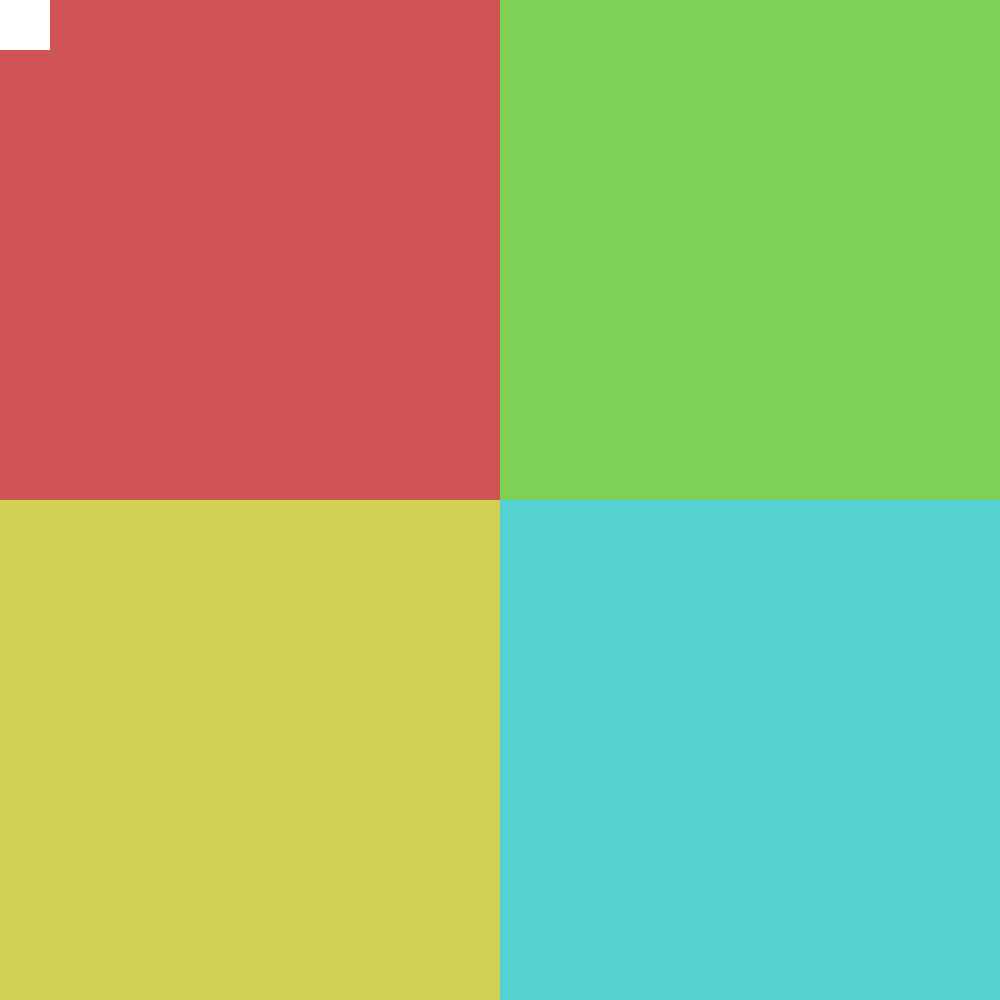
Frame 1 (no input)
Frame 60 (the mouse pressed at the canvas centre just before this capture): identical to frame 1, image omitted
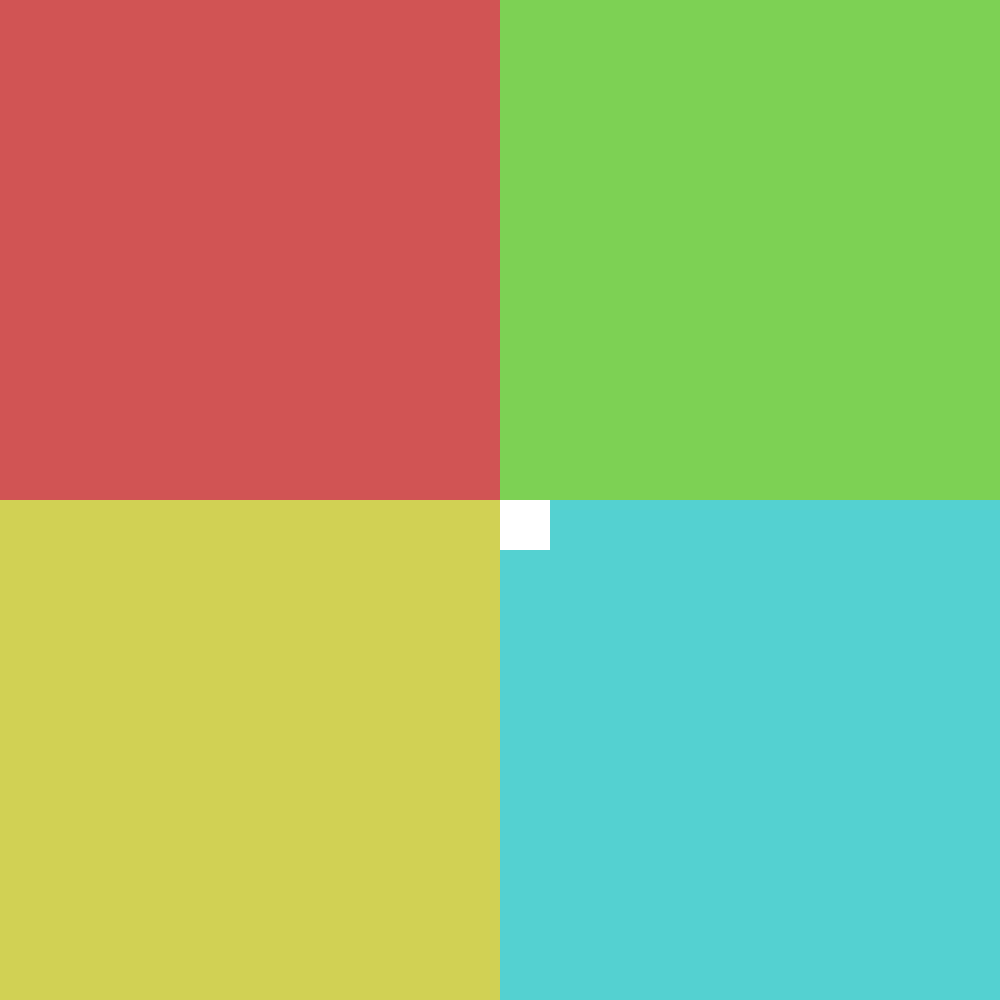
Frame 120 (the mouse held since frame 60 and released just before this capture)

The Processing sketch that drew these frames (run headless with seeded random() and noise(); from frame 60 on, the mouse is pressed at the canvas centre):

// Processing sketch: TrentTDrawing
// ── TrentTDrawing.pde
int funky = 100;
int jazzy = 30;
int sexy = 60;
int sassy = 50;

void setup(){
 size(1000,1000);
 smooth();
 
}

void draw(){

  fill(#d15454);
  noStroke();
  rect(0,0,width/2,height/2);
  
  fill(#54d1d1);
  noStroke();
  rect(width/2,height/2,width/2,height/2);
  
  fill(#7dd154);
  noStroke();
  rect(width/2,0,width/2,height/2);
  
  fill(#d1d154);
  noStroke();
  rect(0,height/2,width/2,height/2);

  if(mouseX > width/2){
    fill(255);
    ellipse(mouseX, mouseY, funky,funky);
      } else {
    fill(255);
    rect(mouseX, mouseY, jazzy,jazzy);
      }

  if(mouseY > height/2){
    fill(255);
    ellipse(mouseX, mouseY, sexy,sexy);
      } else {
    fill(255);
    rect(mouseX, mouseY, sassy,sassy);
      }
}
